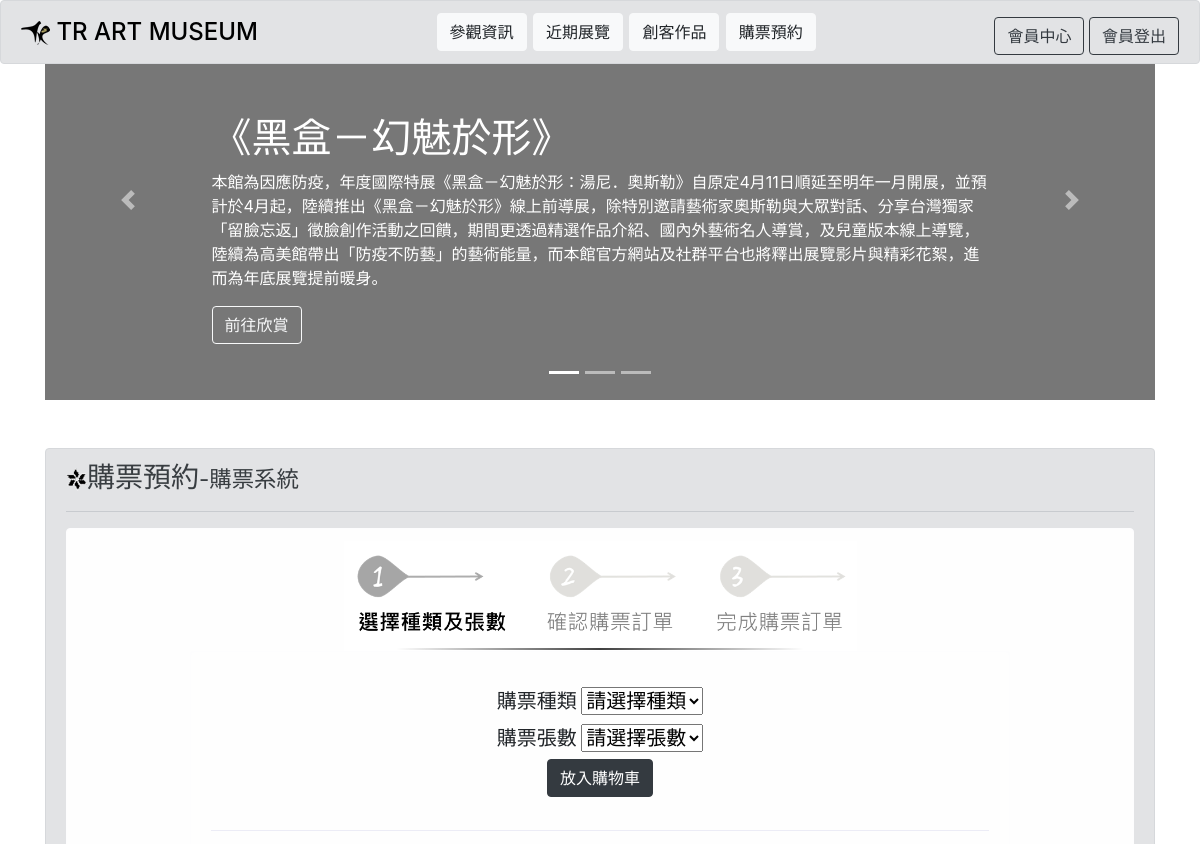
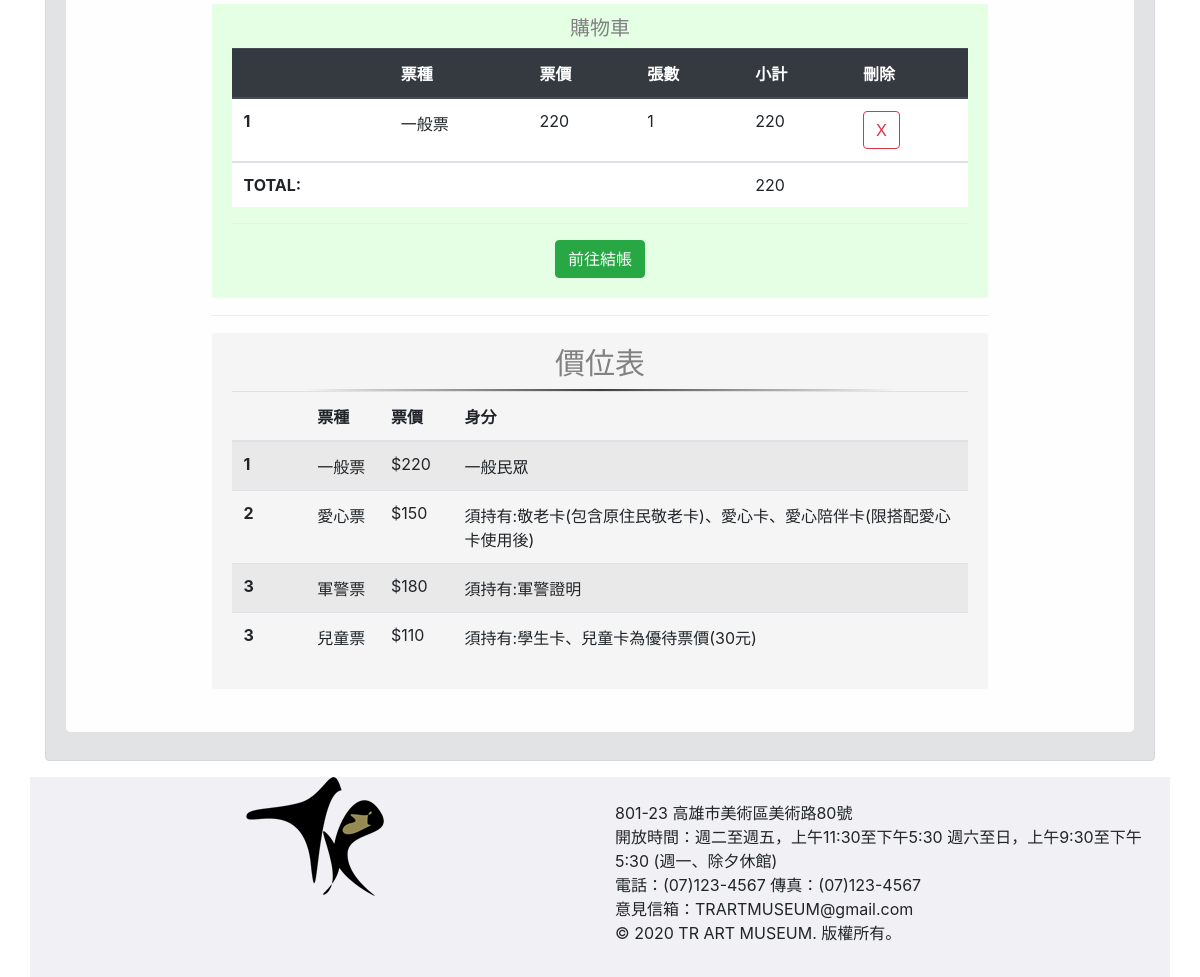
/ticket.php?tick=2 (signed in), run on the app's committed database (2 pictures, top to bottom).
### tables this page shows
CREATE TABLE `carticket` (
  `ctid` int(11) NOT NULL,
  `mid` varchar(200) NOT NULL,
  `species` varchar(200) NOT NULL,
  `num` varchar(200) NOT NULL
);

### showcar.php (the view, shortened to what this page needs)
<?php
  $userid = $_SESSION["user_type"];
   require "includes/db.php";
    $sql = "SELECT * FROM carticket WHERE mid =$userid";
    $result = $conn->query($sql);
    if ($result->num_rows > 0) {
    echo "<table class='table' bgcolor='#ffffff'>";
        echo " <thead class='thead-dark'>";
         echo "  <tr>";
          echo "   <th scope='col'></th>";
           echo "  <th scope='col'>票種</th>";
           echo "  <th scope='col'>票價</th>";
           echo "  <th scope='col'>張數</th>";
           echo "  <th scope='col'>小計</th>";
           echo "  <th scope='col'>刪除</th>";
          echo " </tr>";
        echo " </thead>";
         $n = 0;
        while($row = $result->fetch_assoc()) {
          $ctid = $row["ctid"];
          $num = $row["num"];
          $species = $row["species"];
          $total=$num * $species;
          $totall=$totall+$total;
          $n = $n + 1;
			 echo "<tbody>";
				echo "<tr>";
				echo "<th scope='row'>$n</th>";
				echo "<td>";
				if ($species==220){
					echo "一般票";
				} elseif ($species==150) {
					echo "愛心票";
				} elseif ($species==180) {
					echo "軍警票";
				} elseif ($species==110) {
					echo "兒童票";
				}
				echo "</td>";
				echo "<td>$species</td>";
				echo "<td>$num</td>";
				echo "<td>$total</td>";
				echo "<td><a href='deletecar.php?ctid=$ctid'> <button type='button' class='btn btn-outline-danger'>X</button></a></td>";
				echo "</tr>";
			echo "</tbody>";
        }
        echo "<tr>";
        echo "<th scope='row'>TOTAL:</th>";
        echo "<td></td>";
        echo "<td></td>";
        echo "<td></td>";
        echo "<td>"."$totall"."</td>";
        echo "</tr>";
echo " </table>";
    }
?>

### data on the page
carticket: shows "一般票", species "220", num "1"

### other printed values
$totall "220"
